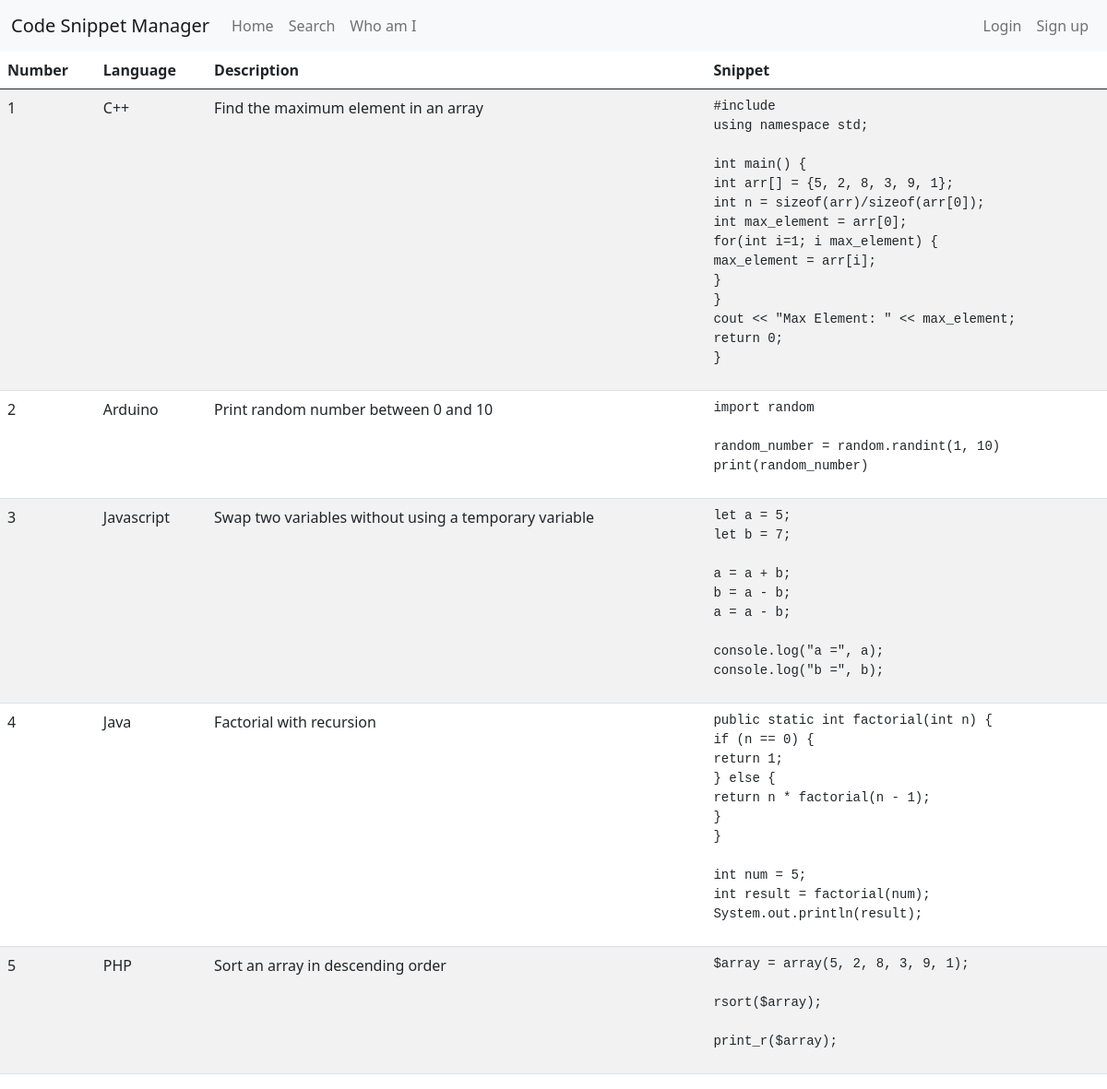
The page / on the database its author committed.
### tables this page shows
CREATE TABLE snippets(
id int PRIMARY KEY NOT NULL auto_increment,
linguaggio varchar(25),
descrizione text NOT NULL,
snippet text NOT NULL
);

### index.php (the view, shortened to what this page needs)
<!DOCTYPE html>
<html>
    <head>
        <link href="style.scss" rel="stylesheet">
        <link href="https://cdn.jsdelivr.net/npm/bootstrap@5.0.2/dist/css/bootstrap.min.css" rel="stylesheet">
    </head>
    <body>
        <header>
            <nav class="navbar navbar-expand-lg navbar-light bg-light">
                <div class="container-fluid">
                    <a class="navbar-brand" href="#">Code Snippet Manager</a>
                    <div class="collapse navbar-collapse" id="navbarNav">
                        <ul class="navbar-nav">
                            <li class="nav-item">
                                <a class="nav-link" aria-current="page" href="index.php">Home</a>
                            </li>
                            <li class="nav-item">
                                <a class="nav-link" href="cerca.php">Search</a>
                            </li>
                            <li class="nav-item">
                                <a class="nav-link" href="https://usualalteration.github.io/">Who am I</a>
                            </li>
                        </ul>
                    </div>
                    <div>
                        <ul class="nav navbar-nav navbar-right navbar-inverse">
                        <li class="nav-item">
                                <a class="nav-link" href="login.php">Login</a>
                            </li>
                            <li class="nav-item">
                                <a class="nav-link" href="registra.php">Sign up</a>
                            </li>
                        </ul>
                        </div>
                </div>
            </nav>
            <table class="table table-striped">
			<thead>
				<tr>
					<th>Number</th>
					<th>Language</th>
					<th>Description</th>
					<th>Snippet</th>
				</tr>
			</thead>
			<tbody>
                <?php
				$servername= "localhost";
				$username= "root";
				$password= "";
				$dbname= "code_snippet_manager";
				$conn= mysqli_connect($servername,$username,$password,$dbname);
				$sql = "SELECT * FROM snippets";
				$result = mysqli_query($conn,$sql);
				while($row = mysqli_fetch_assoc($result)){
					echo "<tr>";
					echo "<td>" . $row['id'] . "</td>";
					echo "<td>" . $row['linguaggio'] . "</td>";
					echo "<td>". $row['descrizione'] . "</td>";
					echo "<td><pre>" . $row['snippet'] . "</td>";
					echo "</tr>";
				}
				?>
			</tbody>
		</table>
        </header>
    </body>
</html>

### rows shown on the page
snippets: id "1", linguaggio "C++", descrizione "Find the maximum element in an array", snippet "#include using namespace std; int main() { int arr[] = {5, 2, 8, 3, 9, 1}; int n = sizeof(arr)/sizeof(arr[0]); int max_element = arr[0]; for(int i=1; i max_element) { max_element = arr[i]; } } cout << \"Max Element: \" << max_element; return 0; }"
snippets: id "2", linguaggio "Arduino", descrizione "Print random number between 0 and 10", snippet "import random random_number = random.randint(1, 10) print(random_number)"
snippets: id "3", linguaggio "Javascript", descrizione "Swap two variables without using a temporary variable", snippet "let a = 5; let b = 7; a = a + b; b = a - b; a = a - b; console.log(\"a =\", a); console.log(\"b =\", b);"
snippets: id "4", linguaggio "Java", descrizione "Factorial with recursion", snippet "public static int factorial(int n) { if (n == 0) { return 1; } else { return n * factorial(n - 1); } } int num = 5; int result = factorial(num); System.out.println(result);"
snippets: id "5", linguaggio "PHP", descrizione "Sort an array in descending order", snippet "$array = array(5, 2, 8, 3, 9, 1); rsort($array); print_r($array);"
